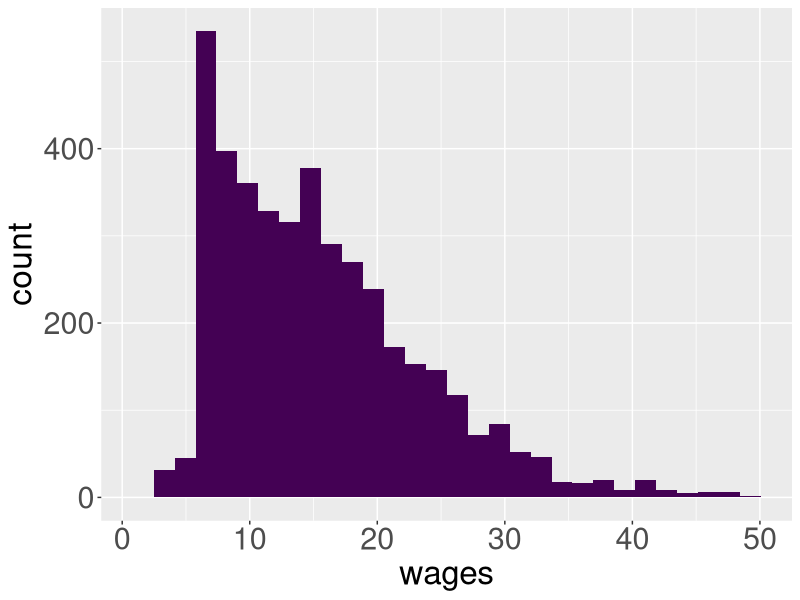
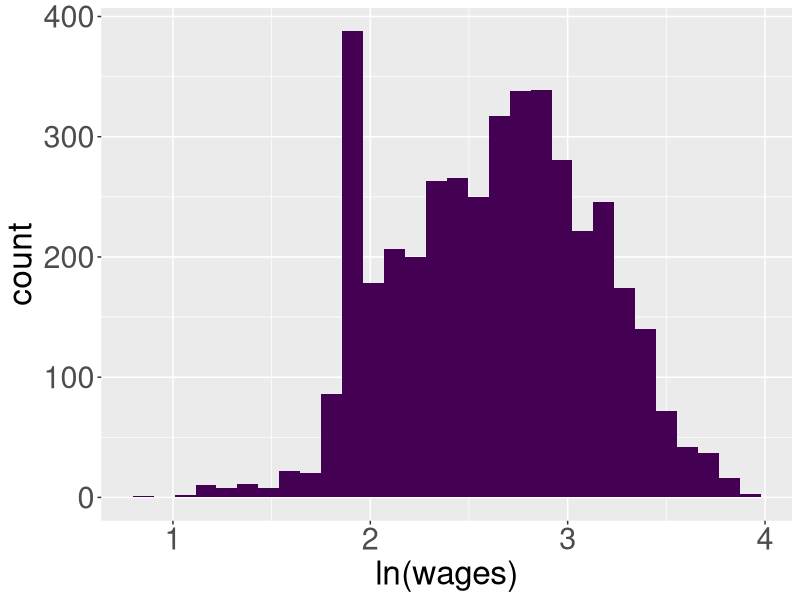
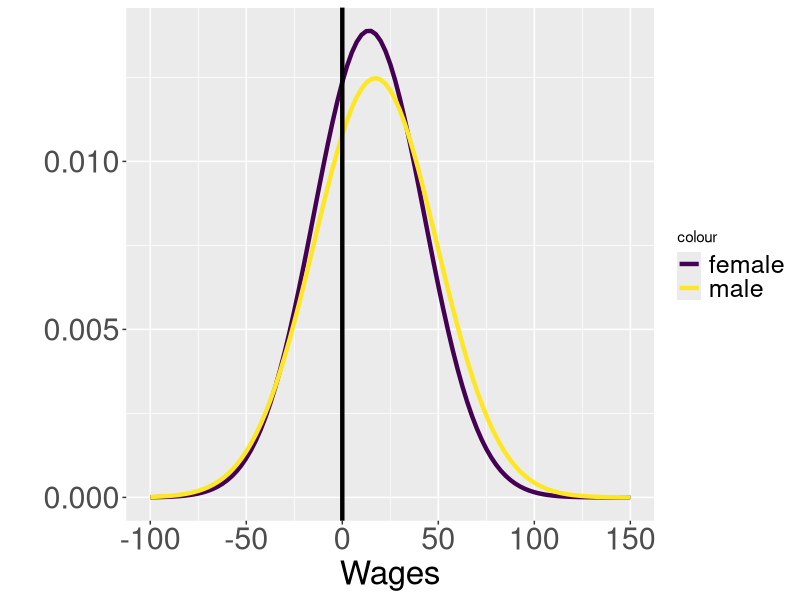

The R source for these figures, in order:
## ---- chunk 1
library("tidyverse")
library("reshape2")
library(carData)
data(SLID)
ourdata <- SLID
## ---- chunk 2
ourdata %>% ggplot(aes(x=wages, fill="")) + 
    geom_histogram() +
    scale_fill_viridis_d() + 
    guides(fill=FALSE, color=FALSE) + labs(x="wages") +
    theme(axis.text.y = element_text(size = 22), axis.text.x = element_text(size = 22),
    axis.title.y = element_text(size = 24), axis.title.x = element_text(size = 24), 
    legend.text = element_text(size = 18), legend.position="bottom") 
## ---- chunk 3
ourdata %>% ggplot(aes(x=log(wages), fill="")) + 
    geom_histogram() +
    scale_fill_viridis_d() + 
    guides(fill=FALSE, color=FALSE) + labs(x="ln(wages)") +
    theme(axis.text.y = element_text(size = 22), axis.text.x = element_text(size = 22),
    axis.title.y = element_text(size = 24), axis.title.x = element_text(size = 24), 
    legend.text = element_text(size = 18), legend.position="bottom") 
## ---- chunk 4
our_lm <- lm(log(wages) ~ factor(sex), data=ourdata)
summary(our_lm)
## ---- chunk 5
our_glm <- glm(wages ~ factor(sex), family = gaussian(link="log"), data=ourdata)
summary(our_glm)
## ---- chunk 6
library("tidyverse")
library("ggfortify")
eta <- function(x) {exp(2.631 + 0.215*x)}
sdy  <- function(x) {sqrt(59.38 * eta(x))}

preds <- data_frame(x = c(0,1)) %>% mutate(mu = eta(x), sd=sdy(x)) %>% as.matrix()


plot <- ggplot(data.frame(x = seq(-100,150,by=0.1)), aes(x = x)) +
      stat_function(fun = dnorm, args = list(preds[1,2], preds[1,3]),
                      aes(colour = "female"), size = 1.5) +
      stat_function(fun = dnorm, args = list(preds[2,2], preds[2,3]),
                      aes(colour = "male"), size = 1.5) +
      scale_x_continuous(name = "Wages") + 
      scale_color_viridis_d() +
      geom_vline(xintercept=0, size = 1.5) +
      theme(axis.text.y = element_text(size = 22), axis.text.x = element_text(size = 22),
      axis.title.y = element_text(size = 24), axis.title.x = element_text(size = 24), 
      legend.text = element_text(size = 18), legend.position="right") + labs(y="")

print(plot)
